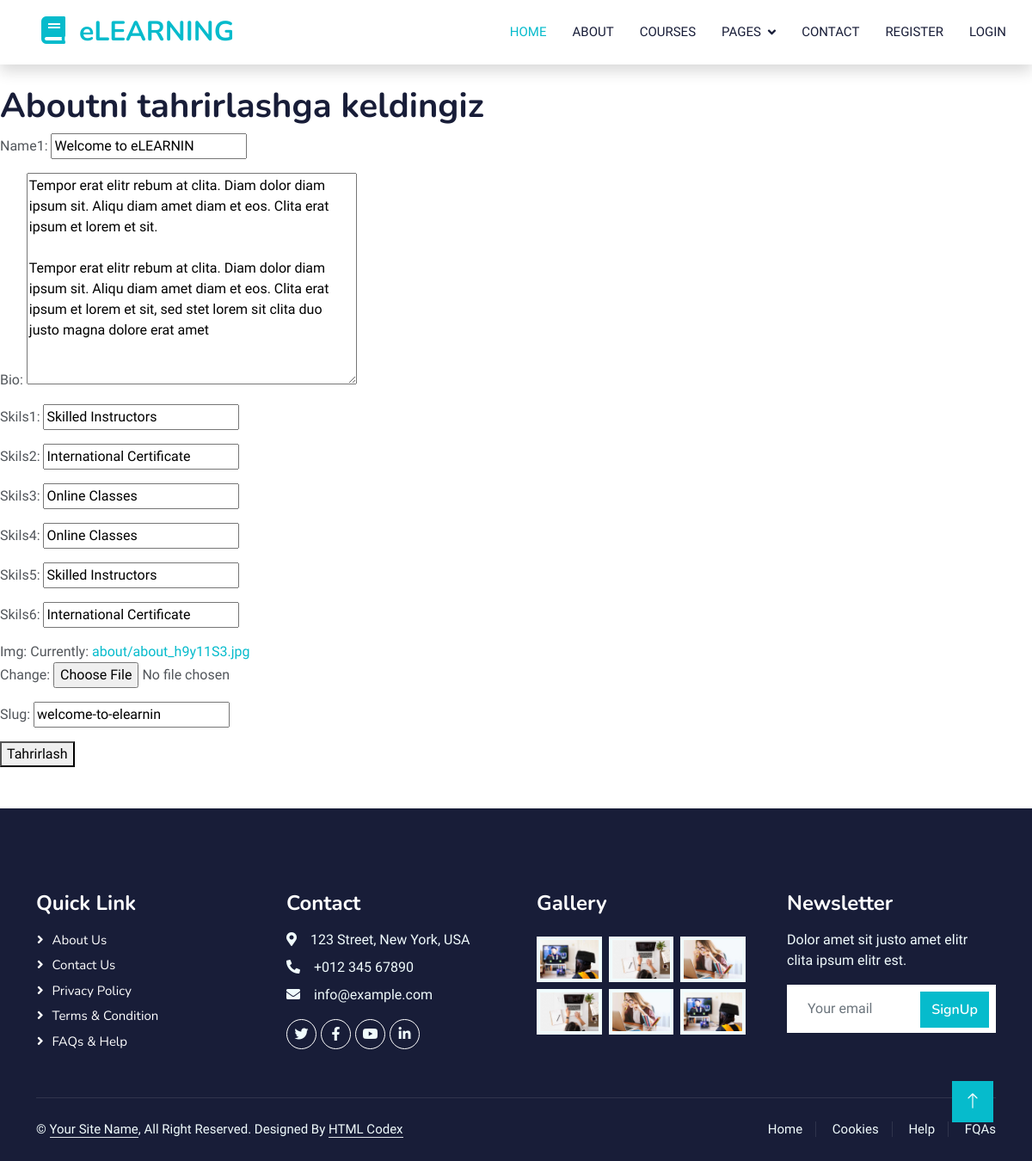
The app's page /home3/update/welcome-to-elearnin/ with its own data.
### learningapp/models.py (models this page shows, shortened)
class About(models.Model):
    name1 = models.CharField(max_length=300)
    bio = models.TextField()
    skils1= models.CharField(max_length=300)
    skils2 = models.CharField(max_length=300)
    skils3 = models.CharField(max_length=300)
    skils4 = models.CharField(max_length=300)
    skils5 = models.CharField(max_length=300)
    skils6 = models.CharField(max_length=300)
    img = models.ImageField(upload_to='about/')
    slug = models.SlugField()

### learningapp/views.py (the view)
# urls.py: path('home3/update/<slug>/', AboutUpdateView.as_view(), name='AboutUpdateView'),
class AboutUpdateView(UpdateView):
    model = About
    fields = ('__all__')
    template_name = 'Change_templates/AboutUpdateView.html'

### templates/Change_templates/AboutUpdateView.html
{% extends "base.html" %}
{% load static %}
{% block content %}
<h1>Aboutni tahrirlashga keldingiz</h1>
<form method="post">{% csrf_token %}
    {{form.as_p}}
    <button type='submit'>Tahrirlash</button>
</form>
{% endblock content %}

### static/css/style.css (style rules this page uses)
:root { --primary: #06BBCC; --light: #F0FBFC; --dark: #181d38; }

### records on screen
About: name1 "Welcome to eLEARNIN", bio "Tempor erat elitr rebum at clita. Diam dolor diam ipsum sit. Aliqu diam amet diam et eos. Clita erat ipsum et lorem et sit. Tempor erat elitr rebum at clita. Diam dolor diam ipsum sit. Aliqu diam amet diam et eos. Clita erat ipsum et lorem et sit, sed stet lorem sit clita duo justo magna dolore erat amet", skils1 "Skilled Instructors", skils2 "International Certificate", skils3 "Online Classes", skils4 "Online Classes", skils5 "Skilled Instructors", skils6 "International Certificate", slug "welcome-to-elearnin"
